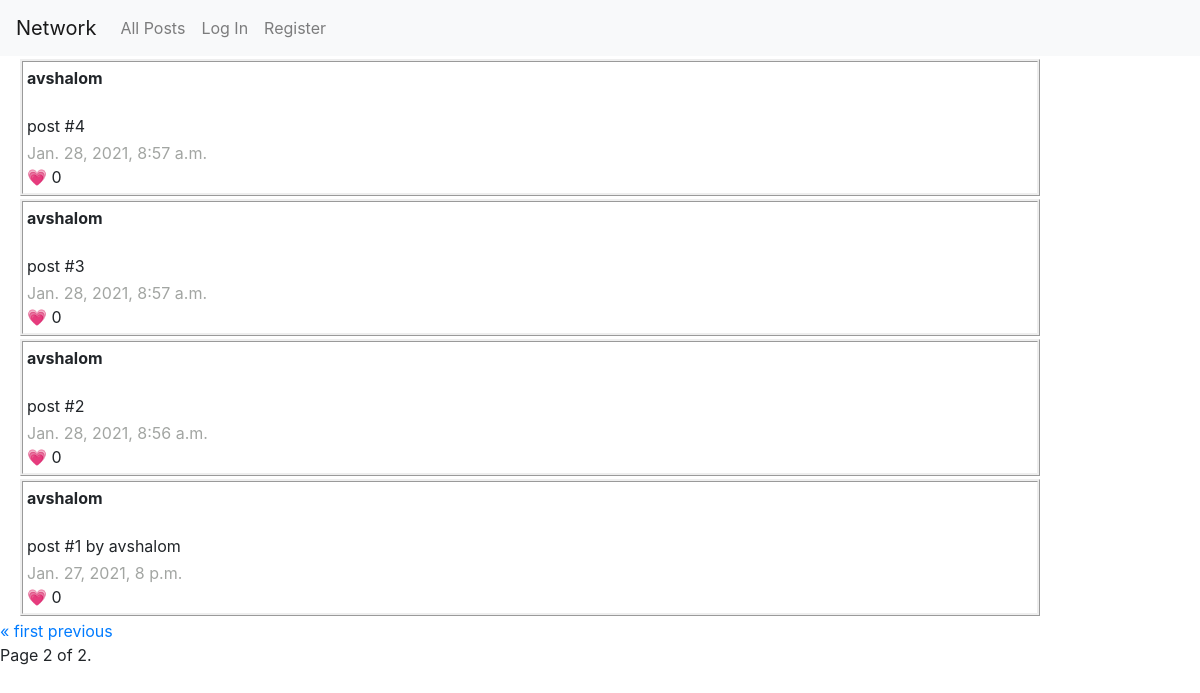
Before: /?page=2 with the older database file.
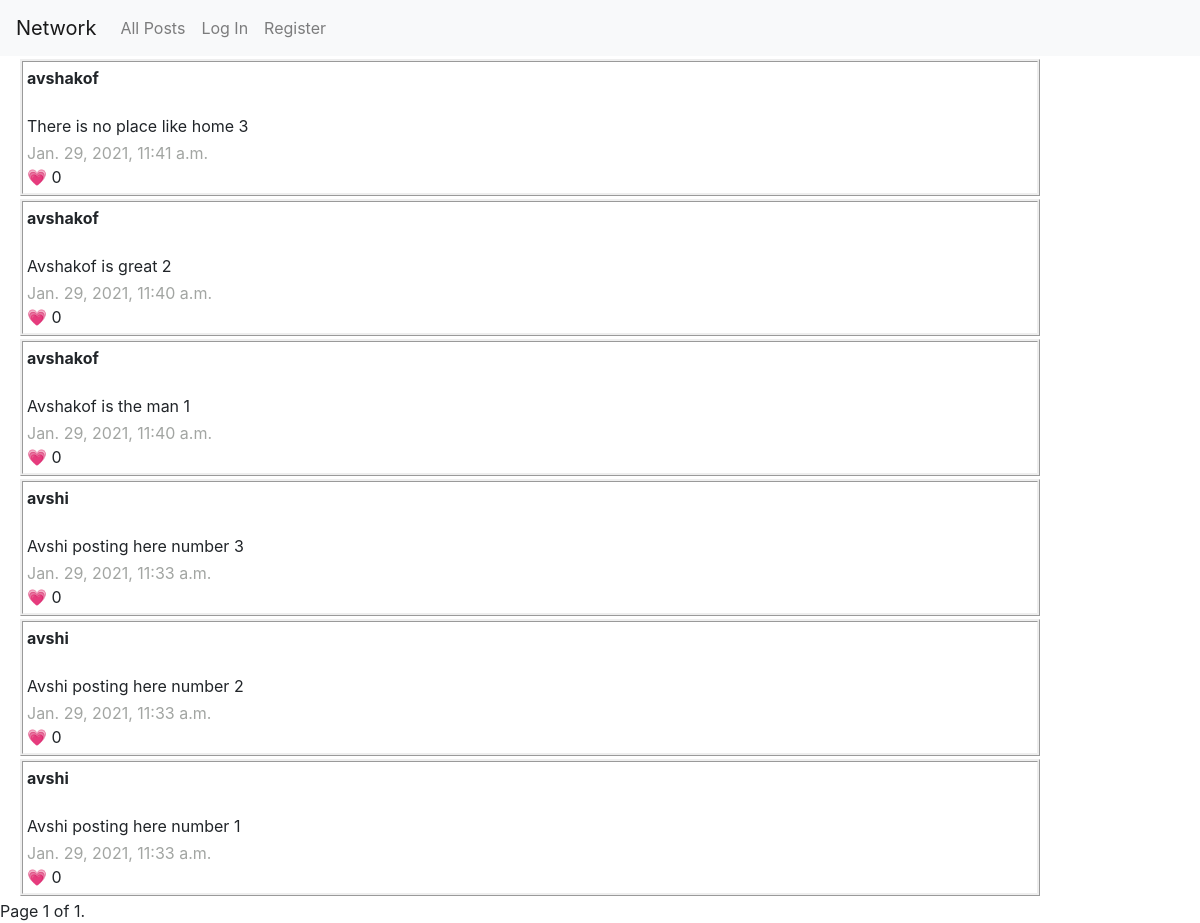
After: the same page with the newer database file.
### network/models.py (models this page shows, shortened)
class Post(models.Model):
    user = models.ForeignKey(User, on_delete=models.CASCADE, related_name="poster")
    content = models.CharField(max_length=256)
    timestamp = models.DateTimeField(auto_now_add=True)
    likes = models.IntegerField(default=0)

class User(AbstractUser):
    follows_this_many = models.IntegerField(default=0)
    followed_by_this_many = models.IntegerField(default=0)

### network/views.py (the view)
# urls.py: path("", views.index, name="index"),
def index(request):
    posts = Post.objects.all()
    posts = posts.order_by("-timestamp").all()
    paginator = Paginator(posts, 10)
    page_number = request.GET.get('page')
    page_obj = paginator.get_page(page_number)
    return render(request, "network/index.html", {
        'form': NewPostForm(),
        'page_obj': page_obj,
    })

### network/templates/network/index.html (shortened to what this page needs)
{% extends "network/layout.html" %}
{% block body %}
    {% for post in page_obj %}
        <div class="post-list">
            <div><strong>{{ post.user }}</strong></div>
            <br>
            <div class="post-content">{{ post.content }}</div>
            <div class="post-timestamp">{{ post.timestamp }}</div>
            <div>&#128151; {{ post.likes }}</div>
        </div>
    {% endfor %}
    <div class="pagination">
        <span class="step-links">
            {% if page_obj.has_previous %}
                <a href="?page=1">&laquo; first</a>
                <a href="?page={{ page_obj.previous_page_number }}">previous</a>
            {% endif %}
            <div class="current">
                Page {{ page_obj.number }} of {{ page_obj.paginator.num_pages }}.
            </div>
        </span>
    </div>
{% endblock %}

Changed rows visible on the page:
removed Post: user "avshalom", content "post #4", timestamp "Jan. 28, 2021, 8:57 a.m.", likes "0"
removed Post: user "avshalom", content "post #3", timestamp "Jan. 28, 2021, 8:57 a.m.", likes "0"
removed Post: user "avshalom", content "post #2", timestamp "Jan. 28, 2021, 8:56 a.m.", likes "0"
removed Post: user "avshalom", content "post #1 by avshalom", timestamp "Jan. 27, 2021, 8 p.m.", likes "0"
added Post: user "avshakof", content "There is no place like home 3", timestamp "Jan. 29, 2021, 11:41 a.m.", likes "0"
added Post: user "avshakof", content "Avshakof is great 2", timestamp "Jan. 29, 2021, 11:40 a.m.", likes "0"
added Post: user "avshakof", content "Avshakof is the man 1", timestamp "Jan. 29, 2021, 11:40 a.m.", likes "0"
added Post: user "avshi", content "Avshi posting here number 3", timestamp "Jan. 29, 2021, 11:33 a.m.", likes "0"
added Post: user "avshi", content "Avshi posting here number 2", timestamp "Jan. 29, 2021, 11:33 a.m.", likes "0"
added Post: user "avshi", content "Avshi posting here number 1", timestamp "Jan. 29, 2021, 11:33 a.m.", likes "0"
Other visible differences:
{{ page_obj.number }}: "2" → "1"
{{ page_obj.paginator.num_pages }}: "2" → "1"
text no longer shown: "« first previous"
